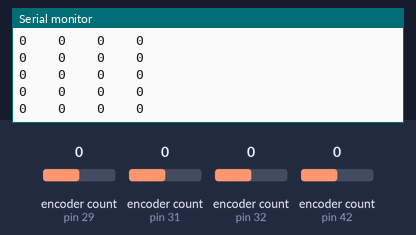
This sketch was run on a simulated Arduino Mega 2560, built with avr-gcc and run on an emulated ATmega2560. Parts: the last lines printed to the serial monitor. Inputs (shaded band) come from the test bench; at power-on: encoder count (sensors on pin 29, pin 42, pin 31, pin 32) 0.

Above: at 1.2 s.
1.3 s: encoder count (sensor on pin 29) set to -1
At 2.1 s:
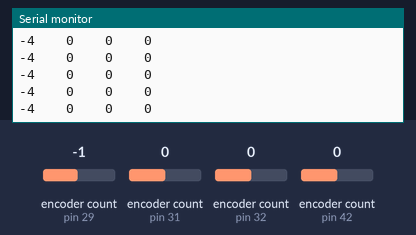
4.3 s: encoder count (sensor on pin 29) set to 0
At 5.2 s:
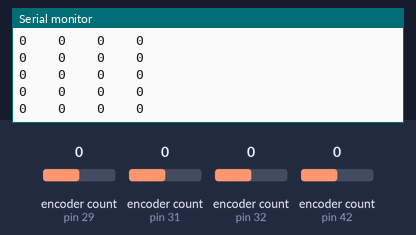
7.3 s: encoder count (sensor on pin 42) set to -1
At 8.1 s:
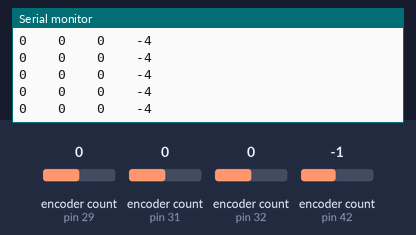
10.3 s: encoder count (sensor on pin 31) set to -1
At 11.3 s:
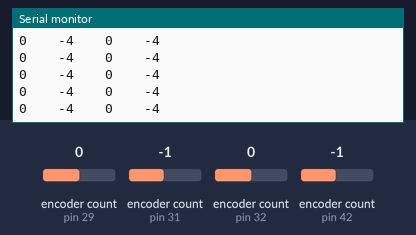
13.3 s: encoder count (sensor on pin 31) set to 0
At 14.4 s:
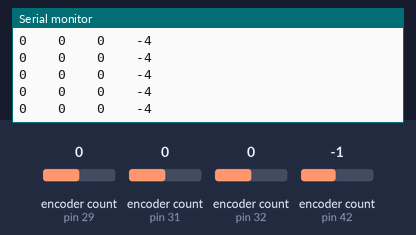
16.3 s: encoder count (sensor on pin 32) set to -1
At 17.3 s:
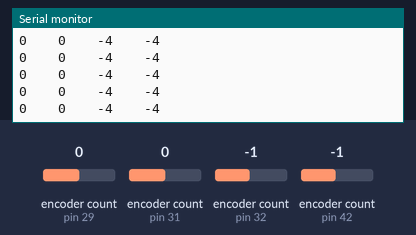

Measured:
- after the input at 1.3 s, the serial monitor: prints a new line after 0.09 s (image 1)
- after the input at 7.3 s, the serial monitor: prints a new line after 0.08 s (image 3)
- after the input at 10.3 s, the serial monitor: prints a new line after 0.09 s (image 4)
- after the input at 16.3 s, the serial monitor: prints a new line after 0.09 s (image 6)

The sketch:

Encoder.ino
```cpp
#include <Encoder.h>
Encoder EB(29, 27);
Encoder DB(31, 33);
Encoder EA(32, 30);
Encoder DA(42, 44);
int EncPulseEB=0;
int EncPulseDB=0;
int EncPulseEA=0;
int EncPulseDA=0;
int EncPulseAvg=0;
bool Locked=false;
int EncPulseEBbackup=0;
int EncPulseDBbackup=0;
int EncPulseEAbackup=0;
int EncPulseDAbackup=0;


void UpdateEncoders(){
  if(Locked==false){
    EncPulseEB=(EB.read());
    EncPulseDB=(DB.read());
    EncPulseEA=(EA.read());
    EncPulseDA=(DA.read());
    EncPulseAvg=(EncPulseEB+EncPulseDB+EncPulseEA+EncPulseDA)/4;
  }
}

void LockEncoders(){
  Locked=true;
  EncPulseEBbackup = EB.read();
  EncPulseDBbackup = DB.read();
  EncPulseEAbackup = EA.read();
  EncPulseDAbackup = DA.read();
}

void UnlockEncoders(){
  Locked=false;
  EB.write(EncPulseEBbackup);
  DB.write(EncPulseDBbackup);
  EA.write(EncPulseEAbackup);
  DA.write(EncPulseDAbackup);
  UpdateEncoders();
}

void ResetEncoders(){
  EB.write(0);
  DB.write(0);
  EA.write(0);
  DA.write(0);
  EncPulseEB=0;
  EncPulseDB=0;
  EncPulseEA=0;
  EncPulseDA=0;
  EncPulseAvg=0;
}


void setup() {
  Serial.begin(9600);
}

void loop() {
  Serial.print(EncPulseEB);
  Serial.print("    ");
  Serial.print(EncPulseDB);
  Serial.print("    ");
  Serial.print(EncPulseEA);
  Serial.print("    ");
  Serial.println(EncPulseDA);
  UpdateEncoders();
}
```
